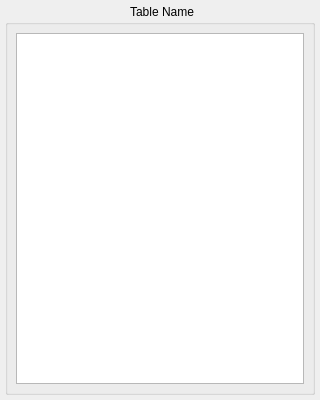
<?xml version="1.0" encoding="UTF-8"?>
<ui version="4.0">
 <class>TBTableWidget</class>
 <widget class="QWidget" name="TBTableWidget">
  <property name="geometry">
   <rect>
    <x>0</x>
    <y>0</y>
    <width>320</width>
    <height>400</height>
   </rect>
  </property>
  <property name="minimumSize">
   <size>
    <width>320</width>
    <height>0</height>
   </size>
  </property>
  <property name="maximumSize">
   <size>
    <width>320</width>
    <height>16777215</height>
   </size>
  </property>
  <layout class="QVBoxLayout" name="mainLayout">
   <property name="spacing">
    <number>5</number>
   </property>
   <property name="leftMargin">
    <number>5</number>
   </property>
   <property name="topMargin">
    <number>5</number>
   </property>
   <property name="rightMargin">
    <number>5</number>
   </property>
   <property name="bottomMargin">
    <number>5</number>
   </property>
   <item>
    <widget class="QGroupBox" name="tableGroupBox">
     <property name="styleSheet">
      <string>QGroupBox::title { subcontrol-origin: margin; subcontrol-position: top center; }</string>
     </property>
     <property name="title">
      <string>Table Name</string>
     </property>
     <layout class="QVBoxLayout" name="groupBoxLayout">
      <property name="leftMargin">
       <number>8</number>
      </property>
      <property name="topMargin">
       <number>8</number>
      </property>
      <property name="rightMargin">
       <number>8</number>
      </property>
      <property name="bottomMargin">
       <number>8</number>
      </property>
      <item>
       <widget class="QTableView" name="seatsTableView">
        <property name="verticalScrollBarPolicy">
         <enum>Qt::ScrollBarAlwaysOff</enum>
        </property>
        <property name="horizontalScrollBarPolicy">
         <enum>Qt::ScrollBarAlwaysOff</enum>
        </property>
        <property name="alternatingRowColors">
         <bool>false</bool>
        </property>
        <property name="selectionMode">
         <enum>QAbstractItemView::NoSelection</enum>
        </property>
        <property name="selectionBehavior">
         <enum>QAbstractItemView::SelectRows</enum>
        </property>
        <property name="showGrid">
         <bool>false</bool>
        </property>
       </widget>
      </item>
     </layout>
    </widget>
   </item>
  </layout>
 </widget>
 <resources/>
 <connections/>
</ui>
